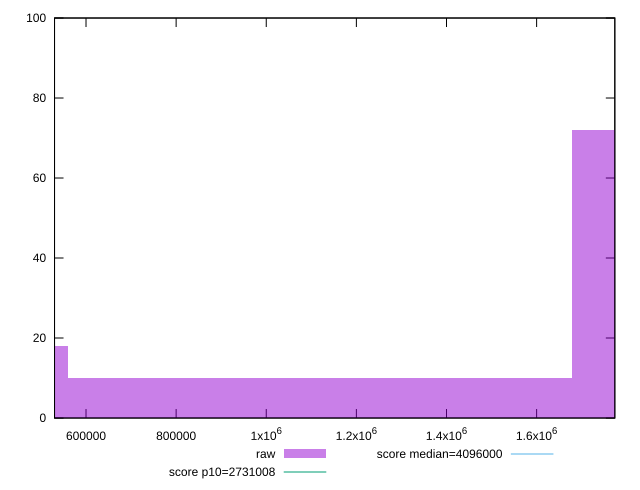

Generate this figure with gnuplot:
reset

$raw <<EOF
1118676.9570003424 10
2237353.914000685 72
0 18
EOF

set key outside below
set boxwidth 1118676.9570003424
set xrange [530145:1773548]
set yrange [0:100]
set trange [0:100]
set style fill transparent solid 0.5 noborder

set parametric
set terminal svg size 640, 490 enhanced background rgb 'white'
set output "report/report_00029_2021-02-24T13-36-40.390Z/total-byte-weight/samples/agenda/raw/histogram.svg"

plot $raw title "raw" with boxes, \
     2731008,t title "score p10=2731008", \
     4096000,t title "score median=4096000"

reset
